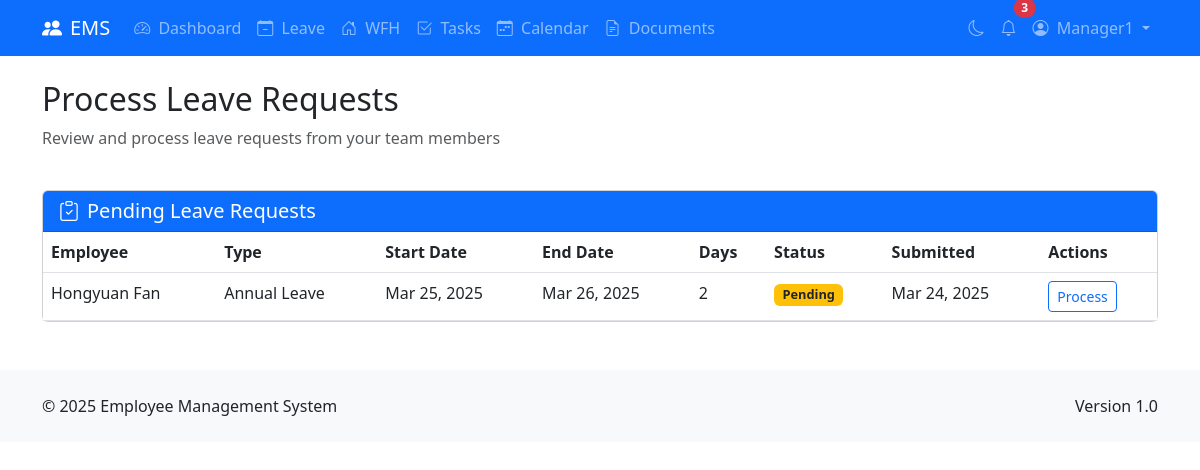
The app's page /leave/process/ (signed in) with its own data.
### accounts/models.py (models this page shows, shortened)
class CustomUser(AbstractUser):
    EMPLOYEE = 'employee'
    MANAGER = 'manager'
    HR = 'hr'
    ADMIN = 'admin'
    USER_TYPES = [
        (EMPLOYEE, 'Employee'),
        (MANAGER, 'Manager'),
        (HR, 'HR'),
        (ADMIN, 'Admin'),
    ]
    IT = 'it'
    HR_DEPT = 'hr'
    FINANCE = 'finance'
    MARKETING = 'marketing'
    SALES = 'sales'
    OPERATIONS = 'operations'
    CUSTOMER_SERVICE = 'customer_service'
    RESEARCH = 'research'
    DEPARTMENTS = [
        (IT, 'Information Technology'),
        (HR_DEPT, 'Human Resources'),
        (FINANCE, 'Finance'),
        (MARKETING, 'Marketing'),
        (SALES, 'Sales'),
        (OPERATIONS, 'Operations'),
        (CUSTOMER_SERVICE, 'Customer Service'),
        (RESEARCH, 'Research & Development'),
    ]
    user_type = models.CharField(max_length=20, choices=USER_TYPES, default=EMPLOYEE)
    department = models.CharField(max_length=20, choices=DEPARTMENTS, null=True, blank=True)
    phone_number = models.CharField(max_length=20, blank=True)
    address = models.TextField(blank=True)
    emergency_contact = models.CharField(max_length=100, blank=True)
    date_of_birth = models.DateField(null=True, blank=True)
    hire_date = models.DateField(null=True, blank=True)
    profile_picture = models.ImageField(upload_to=profile_picture_upload_path, null=True, blank=True)
    manager = models.ForeignKey(
        'self',
        on_delete=models.SET_NULL,
        null=True,
        blank=True,
        related_name='managed_employees'
    )
    def is_manager_or_above(self):
        return self.user_type in [self.MANAGER, self.HR, self.ADMIN]
    def get_pending_leave_requests(self):
        from leave_system.models import LeaveRequest
        return LeaveRequest.objects.filter(
            user__in=self.managed_employees.all(),
            status=LeaveRequest.PENDING
        )

### leave_system/models.py (models this page shows, shortened)
class LeaveRequest(models.Model):
    ANNUAL = 'annual'
    SICK = 'sick'
    PERSONAL = 'personal'
    UNPAID = 'unpaid'
    BEREAVEMENT = 'bereavement'
    MATERNITY = 'maternity'
    PATERNITY = 'paternity'
    LEAVE_TYPES = [
        (ANNUAL, 'Annual Leave'),
        (SICK, 'Sick Leave'),
        (PERSONAL, 'Personal Leave'),
        (UNPAID, 'Unpaid Leave'),
        (BEREAVEMENT, 'Bereavement Leave'),
        (MATERNITY, 'Maternity Leave'),
        (PATERNITY, 'Paternity Leave'),
    ]
    PENDING = 'pending'
    APPROVED = 'approved'
    REJECTED = 'rejected'
    CANCELLED = 'cancelled'
    STATUS_CHOICES = [
        (PENDING, 'Pending'),
        (APPROVED, 'Approved'),
        (REJECTED, 'Rejected'),
        (CANCELLED, 'Cancelled'),
    ]
    user = models.ForeignKey(
        settings.AUTH_USER_MODEL,
        on_delete=models.CASCADE,
        related_name='leave_requests'
    )
    leave_type = models.CharField(max_length=20, choices=LEAVE_TYPES)
    start_date = models.DateField()
    end_date = models.DateField()
    reason = models.TextField()
    status = models.CharField(max_length=20, choices=STATUS_CHOICES, default=PENDING)
    processed_by = models.ForeignKey(
        settings.AUTH_USER_MODEL,
        on_delete=models.SET_NULL,
        null=True,
        blank=True,
        related_name='leave_requests_processed'
    )
    processed_at = models.DateTimeField(null=True, blank=True)
    rejection_reason = models.TextField(blank=True)
    created_at = models.DateTimeField(auto_now_add=True)
    class Meta:
        ordering = ['-created_at']
    def get_days(self):
        delta = self.end_date - self.start_date
        return delta.days + 1

### leave_system/views.py (the view)
# urls.py: path('process/', views.leave_request_process_list, name='leave_request_process_list'),
@login_required
def leave_request_process_list(request):
    if not request.user.is_manager_or_above():
        messages.error(request, 'You do not have permission to access this page.')
        return redirect('dashboard')
    pending_requests = request.user.get_pending_leave_requests()
    return render(request, 'leave_system/leave_request_process_list.html', {
        'pending_requests': pending_requests
    })

### leave_system/templates/leave_system/leave_request_process_list.html (shortened to what this page needs)
{% extends 'base.html' %}
{% load static %}
{% block extra_css %}
<link rel="stylesheet" href="{% static 'css/custom.css' %}">
{% endblock %}
{% block content %}
<div class="container mt-4">
    <div class="row mb-4">
        <div class="col-md-8">
            <h2>Process Leave Requests</h2>
            <p class="text-muted">Review and process leave requests from your team members</p>
        </div>
    </div>
    <div class="card">
        <div class="card-header bg-primary text-white">
            <h5 class="mb-0">
                <i class="bi bi-clipboard-check me-2"></i>Pending Leave Requests
            </h5>
        </div>
        <div class="card-body p-0">
            {% if pending_requests %}
                <div class="table-responsive">
                    <table class="table table-hover mb-0">
                        <thead>
                            <tr>
                                <th>Employee</th>
                                <th>Type</th>
                                <th>Start Date</th>
                                <th>End Date</th>
                                <th>Days</th>
                                <th>Status</th>
                                <th>Submitted</th>
                                <th>Actions</th>
                            </tr>
                        </thead>
                        <tbody>
                            {% for leave in pending_requests %}
                                <tr>
                                    <td>{{ leave.user.get_full_name }}</td>
                                    <td>{{ leave.get_leave_type_display }}</td>
                                    <td>{{ leave.start_date|date:"M d, Y" }}</td>
                                    <td>{{ leave.end_date|date:"M d, Y" }}</td>
                                    <td>{{ leave.get_days }}</td>
                                    <td>
                                        <span class="badge status-badge status-{{ leave.status }}">
                                            {{ leave.get_status_display }}
                                        </span>
                                    </td>
                                    <td>{{ leave.created_at|date:"M d, Y" }}</td>
                                    <td>
                                        <a href="{% url 'leave_request_process' leave.id %}" class="btn btn-sm btn-outline-primary">
                                            Process
                                        </a>
                                    </td>
                                </tr>
                            {% endfor %}
                        </tbody>
                    </table>
                </div>
            {% else %}
                <div class="text-center py-5">
                    <i class="bi bi-clipboard-check display-4 text-muted"></i>
                    <p class="mt-3 text-muted">No pending leave requests to process.</p>
                </div>
            {% endif %}
        </div>
    </div>
</div>
{% endblock %}

### templates/base.html (shortened to what this page needs)
<!DOCTYPE html>
<html lang="en">
<head>
    <link href="https://cdn.jsdelivr.net/npm/bootstrap@5.3.0/dist/css/bootstrap.min.css" rel="stylesheet">
    <link rel="stylesheet" href="https://cdn.jsdelivr.net/npm/bootstrap-icons@1.10.0/font/bootstrap-icons.css">
    {% block extra_css %}{% endblock %}
</head>
<body>
    {% if user.is_authenticated %}
    <nav class="navbar navbar-expand-lg navbar-dark bg-primary">
        <div class="container">
            <a class="navbar-brand" href="{% url 'dashboard' %}">
                <i class="bi bi-people-fill me-2"></i>EMS
            </a>
            <div class="collapse navbar-collapse" id="navbarNav">
                <ul class="navbar-nav me-auto">
                    <li class="nav-item">
                        <a class="nav-link" href="{% url 'dashboard' %}">
                            <i class="bi bi-speedometer2 me-1"></i> Dashboard
                        </a>
                    </li>
                    <li class="nav-item">
                        <a class="nav-link" href="{% url 'leave_request_list' %}">
                            <i class="bi bi-calendar-minus me-1"></i> Leave
                        </a>
                    </li>
                    <li class="nav-item">
                        <a class="nav-link" href="{% url 'wfh_request_list' %}">
                            <i class="bi bi-house-door me-1"></i> WFH
                        </a>
                    </li>
                    <li class="nav-item">
                        <a class="nav-link" href="{% url 'task_list' %}">
                            <i class="bi bi-check2-square me-1"></i> Tasks
                        </a>
                    </li>
                    <li class="nav-item">
                        <a class="nav-link" href="{% url 'calendar_view' %}">
                            <i class="bi bi-calendar-week me-1"></i> Calendar
                        </a>
                    </li>
                    <li class="nav-item">
                        <a class="nav-link" href="{% url 'document_list' %}">
                            <i class="bi bi-file-earmark-text me-1"></i> Documents
                        </a>
                    </li>
                </ul>
                <ul class="navbar-nav">
                    <li class="nav-item">
                        <a class="nav-link" href="#" id="dark-mode-toggle">
                            <i class="bi bi-moon" id="dark-mode-icon"></i>
                        </a>
                    </li>
                    <li class="nav-item">
                        <a class="nav-link position-relative" href="#">
                            <i class="bi bi-bell"></i>
                            <span class="position-absolute top-0 start-100 translate-middle badge rounded-pill bg-danger notification-badge" id="notification-badge">
                                3
                            </span>
                        </a>
                    </li>
                    <li class="nav-item dropdown">
                        <a class="nav-link dropdown-toggle" href="#" id="navbarDropdown" role="button" data-bs-toggle="dropdown" aria-expanded="false">
                            {% if user.profile_picture %}
                                <img src="{{ user.profile_picture.url }}" alt="Profile" class="rounded-circle me-1" style="width: 24px; height: 24px; object-fit: cover;">
                            {% else %}
                                <i class="bi bi-person-circle me-1"></i>
                            {% endif %}
                            {{ user.get_full_name|default:user.username }}
                        </a>
                    </li>
                </ul>
            </div>
        </div>
    </nav>
    {% endif %}
    {% block content %}{% endblock %}
    <footer class="bg-light py-4 mt-5">
        <div class="container">
            <div class="row">
                <div class="col-md-6">
                    <p class="mb-0">&copy; 2025 Employee Management System</p>
                </div>
                <div class="col-md-6 text-md-end">
                    <p class="mb-0">Version 1.0</p>
                </div>
            </div>
        </div>
    </footer>
</body>
</html>

### static/css/custom.css (style rules this page uses)
.status-badge { font-size: 0.8rem; padding: 0.35em 0.65em; }
.status-pending { background-color: #ffc107; color: #212529; }

### records on screen
CustomUser: get_full_name "Manager1"
LeaveRequest: user.get_full_name "Hongyuan Fan", leave_type "Annual Leave", start_date "Mar 25, 2025", end_date "Mar 26, 2025", get_days "2", status "Pending", created_at "Mar 24, 2025"
